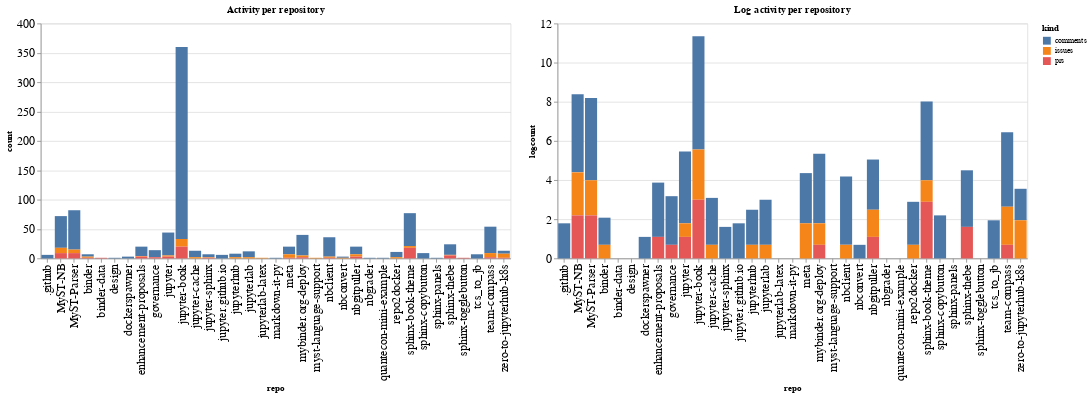

Notebook source saved alongside this figure:
### Code cell
ch1 = alt.Chart(repo_summaries, width=600, title="Activity per repository").mark_bar().encode(
    x='repo',
    y='count',
    color='kind',
    tooltip="kind"
)

ch2 = alt.Chart(repo_summaries, width=600, title="Log activity per repository").mark_bar().encode(
    x='repo',
    y='logcount',
    color='kind',
    tooltip="kind"
)

ch1 | ch2

### Figure 1 — Vega-Lite specification as saved in the notebook (floating-point values rounded to 4 significant figures)
{"config": {"axisLeft": {"labelFontSize": 15}, "axisBottom": {"labelFontSize": 15}}, "hconcat": [{"mark": "bar", "encoding": {"color": {"type": "nominal", "field": "kind"}, "tooltip": {"type": "nominal", "field": "kind"}, "x": {"type": "nominal", "field": "repo"}, "y": {"type": "quantitative", "field": "count"}}, "title": "Activity per repository", "width": 600}, {"mark": "bar", "encoding": {"color": {"type": "nominal", "field": "kind"}, "tooltip": {"type": "nominal", "field": "kind"}, "x": {"type": "nominal", "field": "repo"}, "y": {"type": "quantitative", "field": "logcount"}}, "title": "Log activity per repository", "width": 600}], "data": {"name": "data-800e2acd0f7092b4198a9cc7afc55607"}, "$schema": "https://vega.github.io/schema/vega-lite/v4.8.1.json", "datasets": {"data-800e2acd0f7092b4198a9cc7afc55607": [{"repo": ".github", "kind": "comments", "count": 6, "logcount": 1.792}, {"repo": "MyST-NB", "kind": "comments", "count": 54, "logcount": 3.989}, {"repo": "MyST-NB", "kind": "issues", "count": 9, "logcount": 2.197}, {"repo": "MyST-NB", "kind": "prs", "count": 9, "logcount": 2.197}, {"repo": "MyST-Parser", "kind": "comments", "count": 67, "logcount": 4.205}, {"repo": "MyST-Parser", "kind": "issues", "count": 6, "logcount": 1.792}, {"repo": "MyST-Parser", "kind": "prs", "count": 9, "logcount": 2.197}, {"repo": "binder", "kind": "comments", "count": 4, "logcount": 1.386}, {"repo": "binder", "kind": "issues", "count": 2, "logcount": 0.6931}, {"repo": "binder", "kind": "prs", "count": 1, "logcount": 0.0}, {"repo": "binder-data", "kind": "prs", "count": 1, "logcount": 0.0}, {"repo": "design", "kind": "comments", "count": 1, "logcount": 0.0}, {"repo": "dockerspawner", "kind": "comments", "count": 3, "logcount": 1.099}, {"repo": "enhancement-proposals", "kind": "comments", "count": 16, "logcount": 2.773}, {"repo": "enhancement-proposals", "kind": "issues", "count": 1, "logcount": 0.0}, {"repo": "enhancement-proposals", "kind": "prs", "count": 3, "logcount": 1.099}, {"repo": "governance", "kind": "comments", "count": 12, "logcount": 2.485}, {"repo": "governance", "kind": "prs", "count": 2, "logcount": 0.6931}, {"repo": "jupyter", "kind": "comments", "count": 39, "logcount": 3.664}, {"repo": "jupyter", "kind": "issues", "count": 2, "logcount": 0.6931}, {"repo": "jupyter", "kind": "prs", "count": 3, "logcount": 1.099}, {"repo": "jupyter-book", "kind": "comments", "count": 327, "logcount": 5.79}, {"repo": "jupyter-book", "kind": "issues", "count": 13, "logcount": 2.565}, {"repo": "jupyter-book", "kind": "prs", "count": 20, "logcount": 2.996}, {"repo": "jupyter-cache", "kind": "comments", "count": 11, "logcount": 2.398}, {"repo": "jupyter-cache", "kind": "issues", "count": 2, "logcount": 0.6931}, {"repo": "jupyter-sphinx", "kind": "comments", "count": 5, "logcount": 1.609}, {"repo": "jupyter-sphinx", "kind": "issues", "count": 1, "logcount": 0.0}, {"repo": "jupyter-sphinx", "kind": "prs", "count": 1, "logcount": 0.0}, {"repo": "jupyter.github.io", "kind": "comments", "count": 6, "logcount": 1.792}, {"repo": "jupyterhub", "kind": "comments", "count": 6, "logcount": 1.792}, {"repo": "jupyterhub", "kind": "issues", "count": 2, "logcount": 0.6931}, {"repo": "jupyterlab", "kind": "comments", "count": 10, "logcount": 2.303}, {"repo": "jupyterlab", "kind": "issues", "count": 2, "logcount": 0.6931}, {"repo": "jupyterlab-latex", "kind": "issues", "count": 1, "logcount": 0.0}, {"repo": "markdown-it-py", "kind": "comments", "count": 1, "logcount": 0.0}, {"repo": "meta", "kind": "comments", "count": 13, "logcount": 2.565}, {"repo": "meta", "kind": "issues", "count": 6, "logcount": 1.792}, {"repo": "meta", "kind": "prs", "count": 1, "logcount": 0.0}, {"repo": "mybinder.org-deploy", "kind": "comments", "count": 35, "logcount": 3.555}, {"repo": "mybinder.org-deploy", "kind": "issues", "count": 3, "logcount": 1.099}, {"repo": "mybinder.org-deploy", "kind": "prs", "count": 2, "logcount": 0.6931}, {"repo": "myst-language-support", "kind": "issues", "count": 1, "logcount": 0.0}, {"repo": "nbclient", "kind": "comments", "count": 33, "logcount": 3.497}, {"repo": "nbclient", "kind": "issues", "count": 2, "logcount": 0.6931}, {"repo": "nbclient", "kind": "prs", "count": 1, "logcount": 0.0}, {"repo": "nbconvert", "kind": "comments", "count": 2, "logcount": 0.6931}, {"repo": "nbconvert", "kind": "issues", "count": 1, "logcount": 0.0}, {"repo": "nbgitpuller", "kind": "comments", "count": 13, "logcount": 2.565}, {"repo": "nbgitpuller", "kind": "issues", "count": 4, "logcount": 1.386}, {"repo": "nbgitpuller", "kind": "prs", "count": 3, "logcount": 1.099}, {"repo": "nbgrader", "kind": "comments", "count": 1, "logcount": 0.0}, {"repo": "quantecon-mini-example", "kind": "comments", "count": 1, "logcount": 0.0}, {"repo": "repo2docker", "kind": "comments", "count": 9, "logcount": 2.197}, {"repo": "repo2docker", "kind": "issues", "count": 2, "logcount": 0.6931}, {"repo": "sphinx-book-theme", "kind": "comments", "count": 56, "logcount": 4.025}, {"repo": "sphinx-book-theme", "kind": "issues", "count": 3, "logcount": 1.099}, {"repo": "sphinx-book-theme", "kind": "prs", "count": 18, "logcount": 2.89}, {"repo": "sphinx-copybutton", "kind": "comments", "count": 9, "logcount": 2.197}, {"repo": "sphinx-panels", "kind": "comments", "count": 1, "logcount": 0.0}, {"repo": "sphinx-thebe", "kind": "comments", "count": 18, "logcount": 2.89}, {"repo": "sphinx-thebe", "kind": "issues", "count": 1, "logcount": 0.0}, {"repo": "sphinx-thebe", "kind": "prs", "count": 5, "logcount": 1.609}, {"repo": "sphinx-togglebutton", "kind": "prs", "count": 1, "logcount": 0.0}, {"repo": "tcs_to_jb", "kind": "comments", "count": 7, "logcount": 1.946}, {"repo": "team-compass", "kind": "comments", "count": 45, "logcount": 3.807}, {"repo": "team-compass", "kind": "issues", "count": 7, "logcount": 1.946}, {"repo": "team-compass", "kind": "prs", "count": 2, "logcount": 0.6931}, {"repo": "zero-to-jupyterhub-k8s", "kind": "comments", "count": 5, "logcount": 1.609}, {"repo": "zero-to-jupyterhub-k8s", "kind": "issues", "count": 7, "logcount": 1.946}, {"repo": "zero-to-jupyterhub-k8s", "kind": "prs", "count": 1, "logcount": 0.0}]}}
